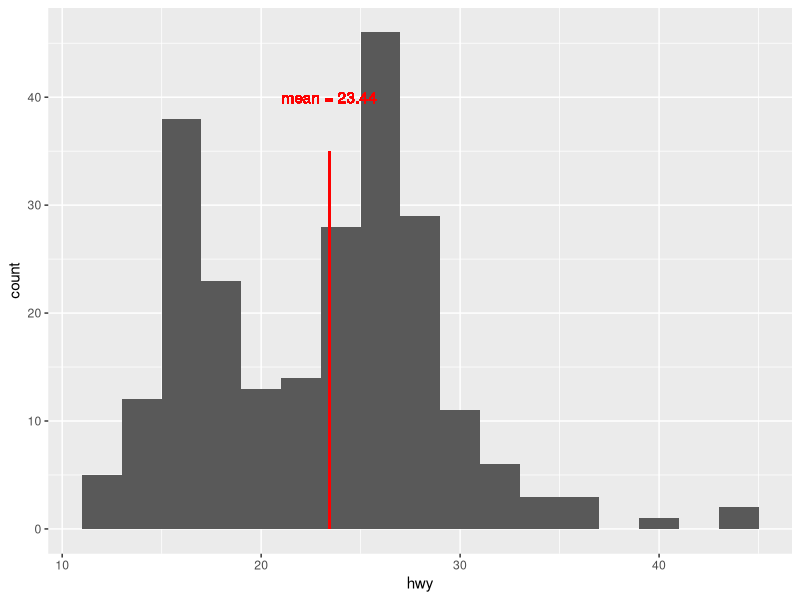
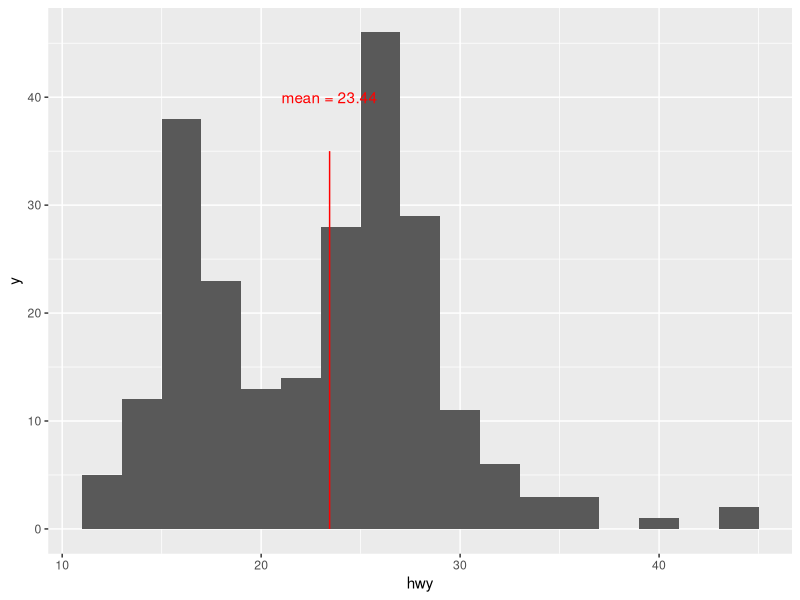
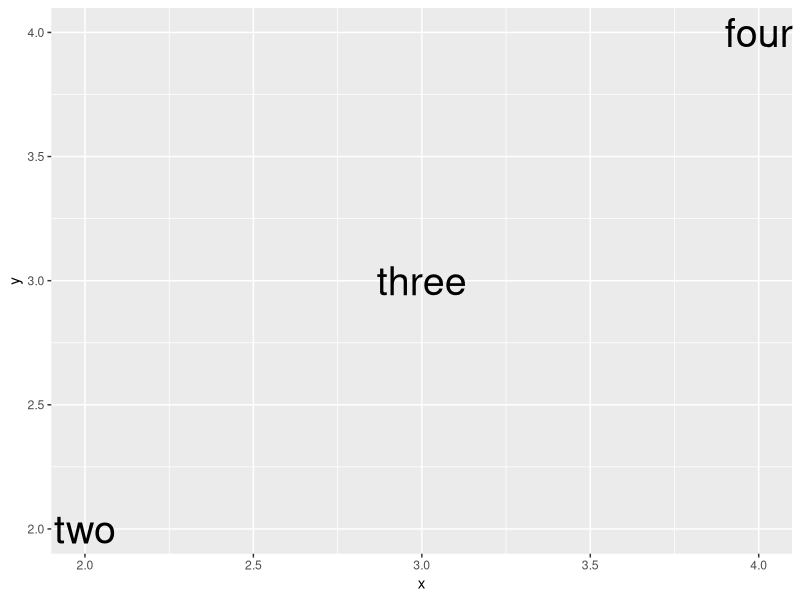
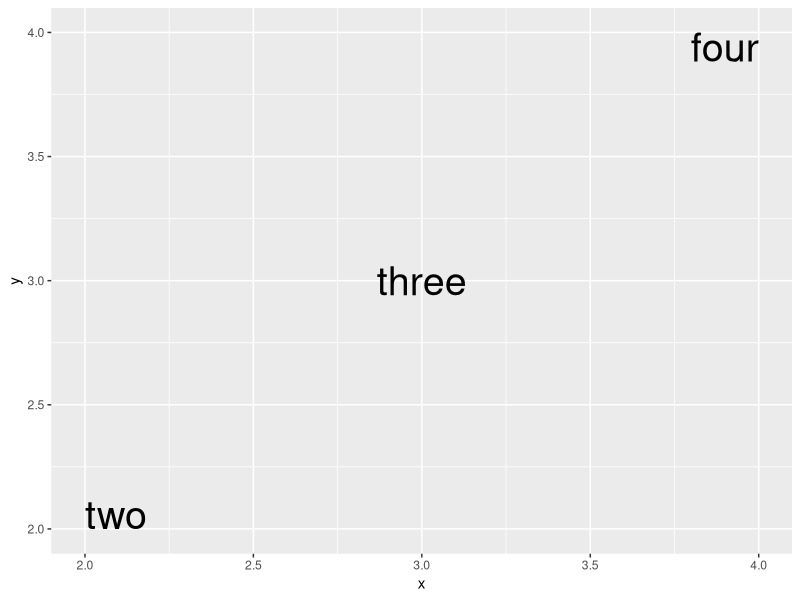
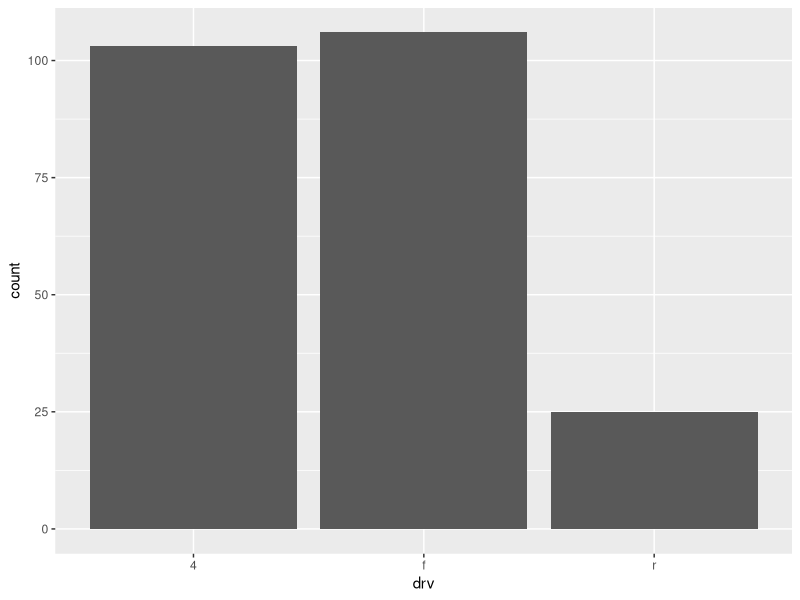
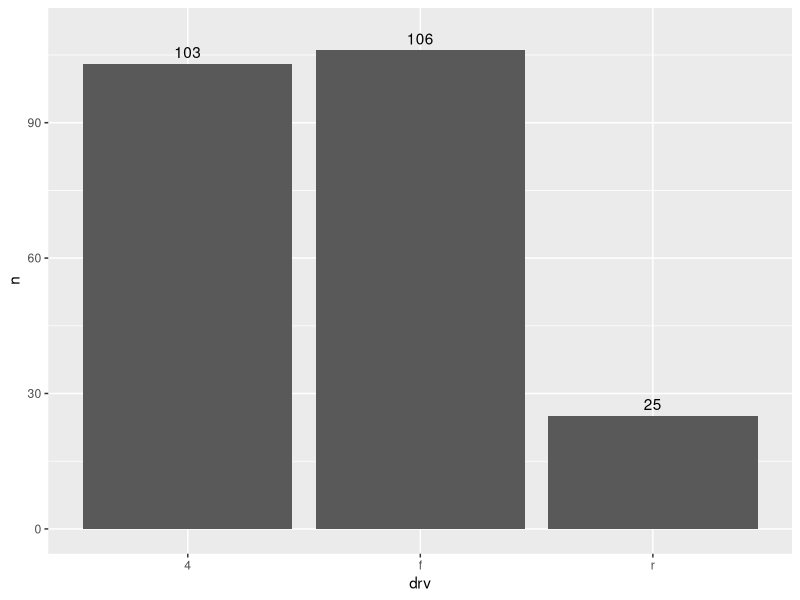
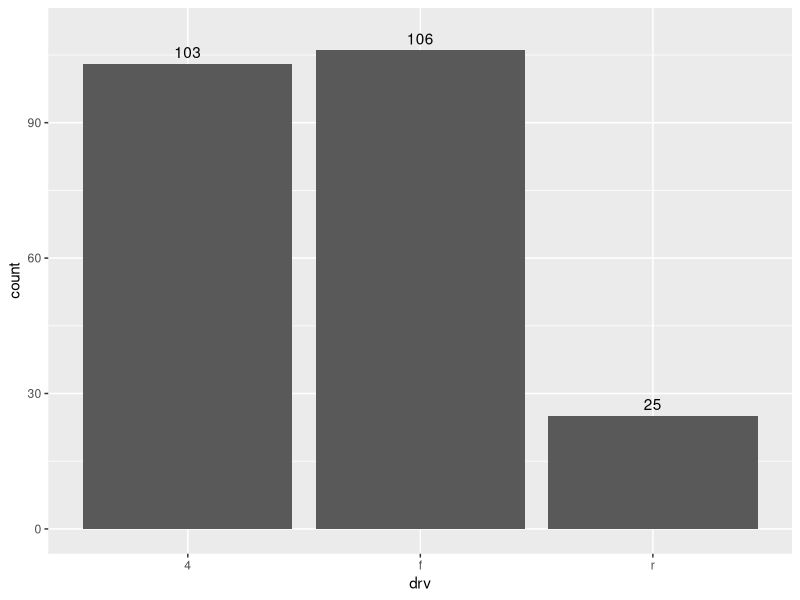
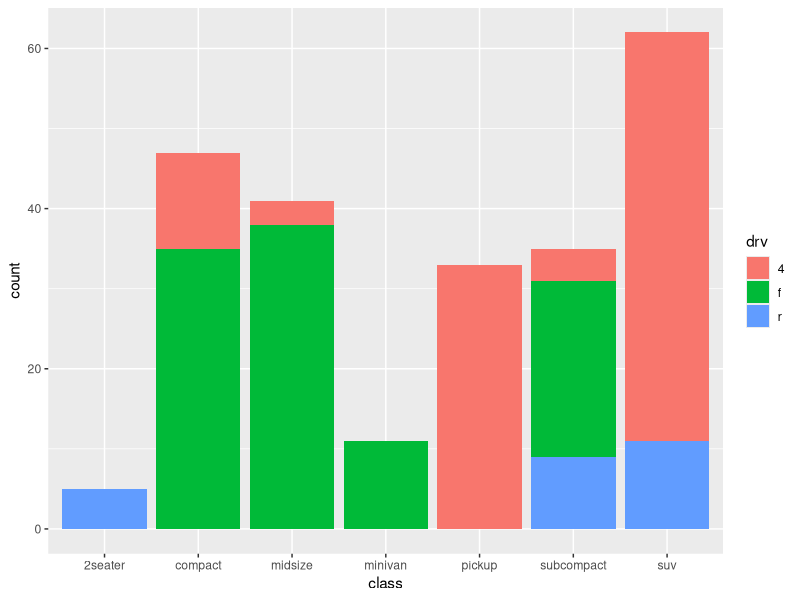

Write the R code that produced these figures, in order.
## ---- chunk 1
library(ggplot2)
library(dplyr)
knitr::opts_chunk$set(
  fig.dpi = 300, 
  collapse = TRUE, 
  comment = "#>",
  fig.asp = 0.618,
  fig.width = 6,
  out.width = "80%"
  )
## ---- chunk 2
mean_hwy <- round(mean(mpg$hwy), 2)

ggplot(mpg, aes(x = hwy)) +
  geom_histogram(binwidth = 2) +
  geom_segment(x = mean_hwy, xend = mean_hwy,
               y = 0, yend = 35,
               color = "red") +
  geom_text(x = mean_hwy, y = 40, 
            label = paste("mean =", mean_hwy), 
            color = "red")

ggplot(mpg, aes(x = hwy)) +
  geom_histogram(binwidth = 2) +
  annotate("segment", 
           x = mean_hwy, xend = mean_hwy, y = 0, yend = 35,
           color = "red") +
  annotate("text", 
           x = mean_hwy, y = 40, 
           label = paste("mean =", mean_hwy), 
           color = "red")
## ---- chunk 3
df <- tibble::tribble(
  ~x, ~y, ~name,
  2,  2,  "two",
  3,  3,  "three",
  4,  4,  "four"
)

ggplot(df, aes(x = x, y = y, label = name)) +
  geom_text(size = 10)
## ---- chunk 4
ggplot(df, aes(x = x, y = y, label = name)) +
  geom_text(size = 10, vjust = "inward", hjust = "inward")
## ---- chunk 5
ggplot(mpg, aes(x = drv)) +
  geom_bar()
## ---- chunk 6
mpg %>%
  dplyr::count(drv) %>%
  ggplot(aes(x = drv, y = n)) +
  geom_col() +
  geom_text(aes(label = n), vjust = -0.5) +
  coord_cartesian(ylim = c(0, 110))
## ---- chunk 7
ggplot(mpg, aes(x = drv)) +
  geom_bar() + 
  stat_count(geom = "text", aes(label = ..count..), vjust = -0.5) +
  coord_cartesian(ylim = c(0, 110))
## ---- chunk 8
ggplot(mpg, aes(x = class, fill = drv)) +
  geom_bar()
## ---- chunk 9
mpg %>%
  count(class, drv) 
## ---- chunk 10
mpg %>%
  count(class, drv) %>%
  ggplot(aes(x = class, fill = drv, y = n)) +
  geom_col() +
  geom_text(aes(label = n), size = 3, position = position_stack(vjust = 0.5))
## ---- chunk 11
ggplot(mpg, aes(x = drv)) +
  geom_bar()
## ---- chunk 12
mpg %>%
  dplyr::count(drv) %>%
  mutate(prop = n / sum(n)) %>%
  ggplot(aes(x = drv, y = prop)) +
  geom_col()
## ---- chunk 13
ggplot(mpg, aes(x = drv, y = ..prop.., group = 1)) +
  geom_bar()
